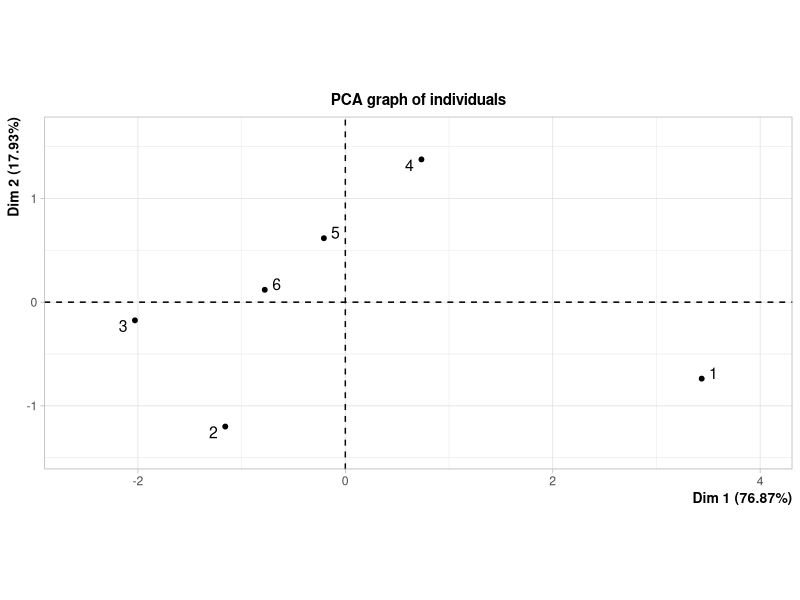
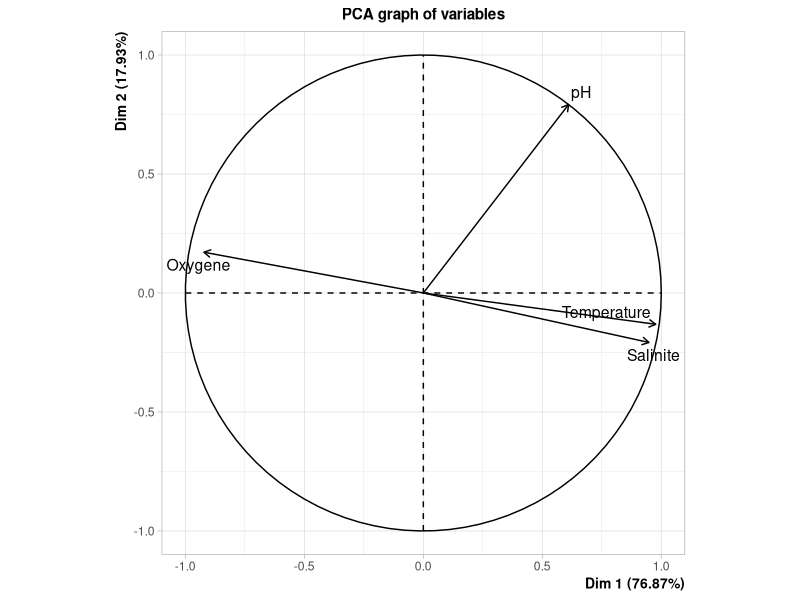
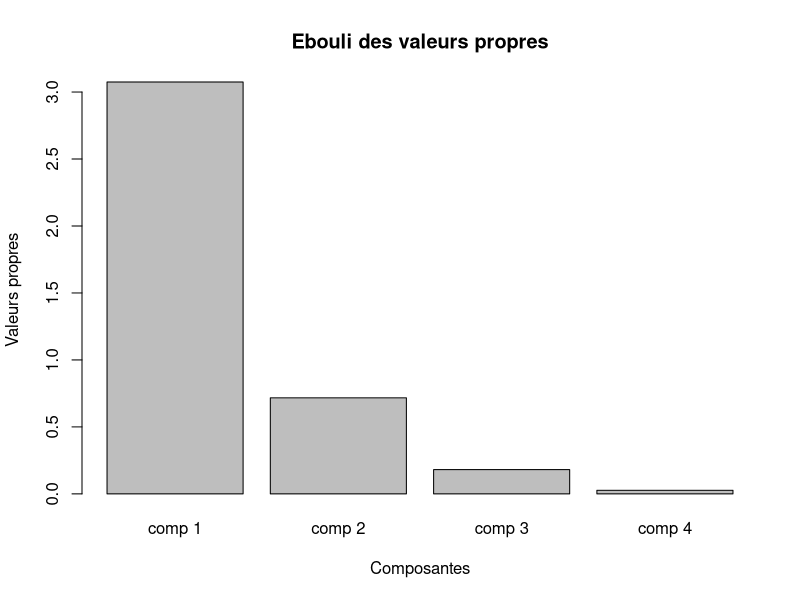
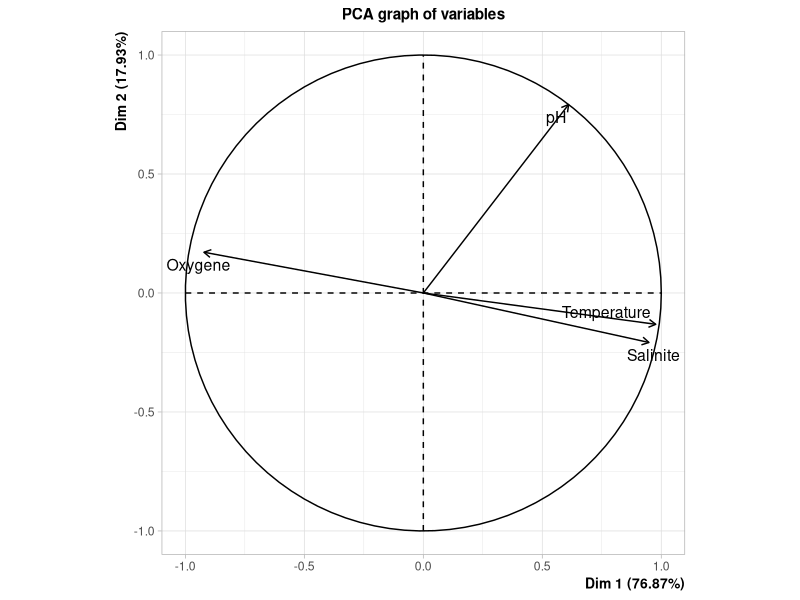
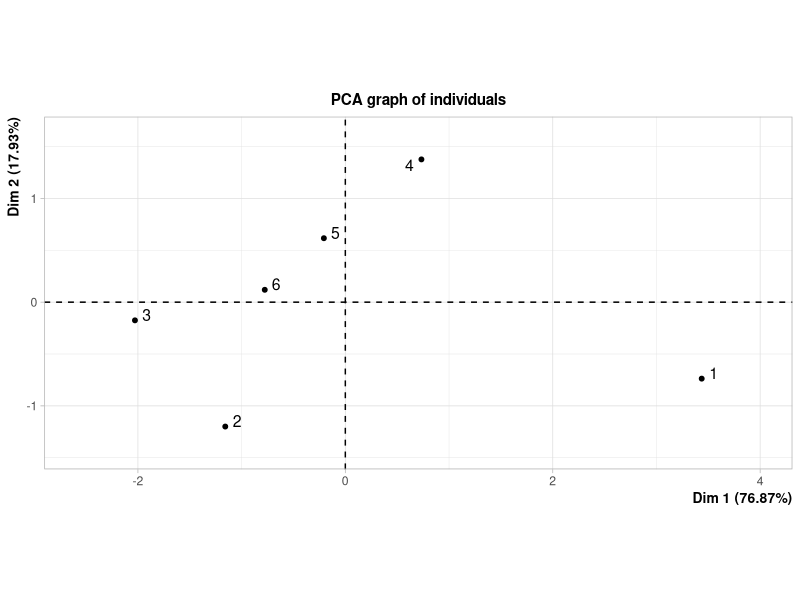

Source code (R) for these figures, in order: (Note: this script raises an error after producing the figures.)
setwd("~/Bureau/m2/s3/stat/project")
######################################
# Imporation des données : paramètres mesurés selon mois et selon année
######################################

mois<-read.csv("bdd_mois_somlit.csv", header = T,  dec = ".")
annee<-read.csv("bdd_annee_somlit.csv", header = T,  dec = ".")

#############
# Transformation des paramètres année et mois en facteur
#############

# annee$Annee<-as.factor(annee$Annee)
# mois$Annee<-as.factor(mois$Annee); mois$Mois<-as.factor(mois$Mois)

# annee$Annee<-as.numeric(annee$Annee)
# mois$Annee<-as.numeric(mois$Annee); mois$Mois<-as.numeric(mois$Mois)


#############
# Analyse multivariée
#############
str(annee)
summary(annee)

# exemple d'ACP pour Antioche pour paramètre pH et température

# choix des paramètres(select) et de l'année/site
data<-subset(annee, NOM_SITE=="Antioche", select = c("pH","Temperature", "Salinite", "Oxygene"))

#nb_na<-sum(is.na(annee))
#c("Il y a", nb_na,"NA")
# calcul moyenne

library(FactoMineR)
ACP<-PCA(scale(data), scale.unit = TRUE )
round(ACP$eig,2)
barplot(ACP$eig[,1], main="Ebouli des valeurs propres", xlab = "Composantes", ylab="Valeurs propres")
100/ncol(data) #contrib min
round(ACP$var$contrib[,1:2],2 )
round (ACP$var$cos2[,1] + ACP$var$cos2[,2],2) # Somme des cos2 des variables pour deux axes gardés
coordP<-round(ACP$var$coord[,1:2],2);coordP #Coordonnées sur le cercle de corrélation
coordS<-round(ACP$ind$coord[,1:2],2);coordS #Coordonnées des stations

par(mfrow=c(1,2))
plot(ACP,choix="var",axes= c(1,2))
plot(ACP,choix="ind",axes= c(1,2))
library(ade4)
s.class(ACP$ind$coord[,c(1,2)] , fac=annee$NOM_SITE, col=c(1:20) )
s.class(ACP$ind$coord[,c(1,2)] , fac=annee$Annee, col=c(1:20) )


library(lattice)
xyplot(Temperature~Annee, groups = NOM_SITE, data=annee, main="Température~Année", xlab="Années", ylab="Temps", col=c(1:4),pch=c(16:20))

plot(Temperature~Annee, annee, type = "l", main = "Température selon Année")
with(subset(annee, NOM_SITE=="Eyrac"), plot(Annee, Temperature, type = "l", points(Temperature~Annee, col = "green")))
with(subset(annee, NOM_SITE=="Antioche"), plot(Annee, Temperature, type= "l", points(Temperature~Annee, col = "blue")))

?plot
